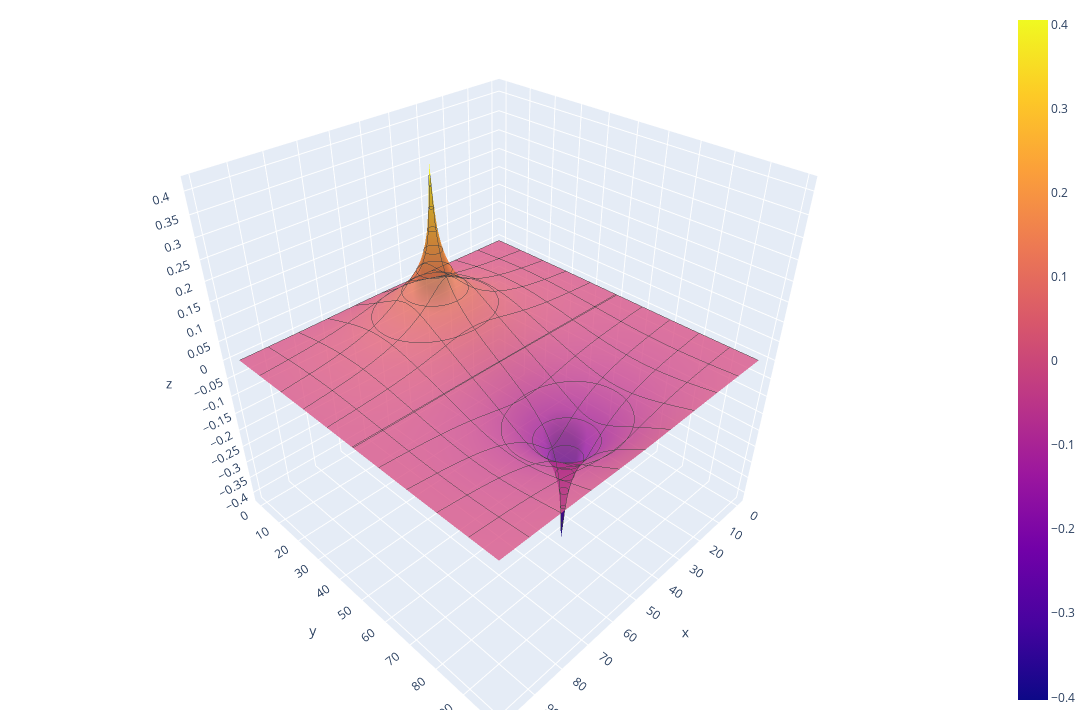

Notebook code for this chart:
### Code cell
import plotly.graph_objects as go

# Configure the trace.
plot = go.Surface(
    x=np.array(range(solution.shape[0])),
    y=np.array(range(solution.shape[1])),
    z=solution,
    # colorscale="Spectral",
    opacity=0.8,
    contours = {
        "x": {"show": True},
        "y": {"show": True},
        "z": {"show": True},
    }
)

# Configure the layout.
layout = go.Layout(
    margin={
        "l": 10, 
        "r": 10, 
        "b": 10, 
        "t": 10
    },
    scene={
        "xaxis": {"nticks": 20},
        "yaxis": {"nticks": 20},
        "zaxis": {"nticks": 20},
        #"backgroundcolor": "rgba(0, 0, 0, 0)"
    },
    width=1280,
    height=720,
    # plot_bgcolor="#23272E",
    # paper_bgcolor="#23272E",
    # font={
    #     "color": "rgba(255, 255, 255, 255)"
    # }
)

plot_figure = go.Figure(data=[plot], layout=layout)

# Render the plot.
plot_figure.show()

### Figure 1 — Plotly figure (JSON) as saved in the notebook; plotly's stock layout.template omitted (floating-point values rounded to 4 significant figures; data arrays with more than 128 entries replaced by an {"elided": "..."} marker saying what was removed)
{"data": [{"contours": {"x": {"show": true}, "y": {"show": true}, "z": {"show": true}}, "opacity": 0.8, "type": "surface", "x": [0, 1, 2, 3, 4, 5, 6, 7, 8, 9, 10, 11, 12, 13, 14, 15, 16, 17, 18, 19, 20, 21, 22, 23, 24, 25, 26, 27, 28, 29, 30, 31, 32, 33, 34, 35, 36, 37, 38, 39, 40, 41, 42, 43, 44, 45, 46, 47, 48, 49, 50, 51, 52, 53, 54, 55, 56, 57, 58, 59, 60, 61, 62, 63, 64, 65, 66, 67, 68, 69, 70, 71, 72, 73, 74, 75, 76, 77, 78, 79, 80, 81, 82, 83, 84, 85, 86, 87, 88, 89, 90, 91, 92, 93, 94, 95, 96, 97, 98, 99], "y": [0, 1, 2, 3, 4, 5, 6, 7, 8, 9, 10, 11, 12, 13, 14, 15, 16, 17, 18, 19, 20, 21, 22, 23, 24, 25, 26, 27, 28, 29, 30, 31, 32, 33, 34, 35, 36, 37, 38, 39, 40, 41, 42, 43, 44, 45, 46, 47, 48, 49, 50, 51, 52, 53, 54, 55, 56, 57, 58, 59, 60, 61, 62, 63, 64, 65, 66, 67, 68, 69, 70, 71, 72, 73, 74, 75, 76, 77, 78, 79, 80, 81, 82, 83, 84, 85, 86, 87, 88, 89, 90, 91, 92, 93, 94, 95, 96, 97, 98, 99], "z": {"elided": "100x100 float values"}}], "layout": {"height": 720, "margin": {"b": 10, "l": 10, "r": 10, "t": 10}, "scene": {"xaxis": {"nticks": 20}, "yaxis": {"nticks": 20}, "zaxis": {"nticks": 20}}, "width": 1280}}
